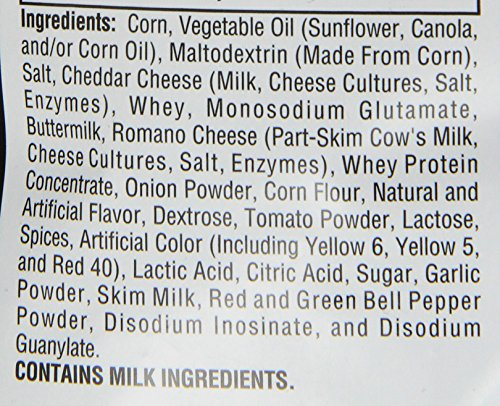
#> input picture Sample Images/doritos.jpg, 500 x 406 px, found by its file name
$ jupyter execute --allow-errors Palatio.ipynb   (shell and % lines are left out)
#> lines starting #> are read from the running program, lines starting #| are printed output that depends on the picture
# Project Palatio

# Setup and Ingest

[cell 1]
from google.colab import drive
#> (the rest of this cell did not finish here and is left out)

[cell 2]
from google.colab import auth
#> (the rest of this cell did not finish here and is left out)

[cell 3]
bucketstorage = 'palatiopage.appspot.com'

## Loading Libraries

[cell 4]
import nltk
nltk.download('popular')
#> (this line was passed over: nltk is not available in this run)

[cell 5]
import os
import pandas as pd
import numpy as np
import matplotlib.pyplot as plt
import seaborn as sns
#from pyimagesearch.transform import four_point_transform
from skimage.filters import threshold_local
import argparse
import cv2
import imutils

print('Libraries ready.')

## Loading Data

[cell 6]
import io
from google.colab import files
uploaded = files.upload()
#> the answer given: doritos.jpg

#> (a cell that did not finish here is left out)

## Exploring Data

#> (a cell that did not finish here is left out)

Our dataset has 227 unique food items, and 35 unique allergies that may be triggered by them.

#> (a cell that did not finish here is left out)

#> (a cell that did not finish here is left out)

#> (a cell that did not finish here is left out)

#> (a cell that did not finish here is left out)

#> (a cell that did not finish here is left out)

#> (a cell that did not finish here is left out)

#> (a cell that did not finish here is left out)

#> (a cell that did not finish here is left out)

## Palatio Algorithm

### Image

[cell 17]
from google.colab.patches import cv2_imshow
im_source ='/content/drive/My Drive/data/doritos.jpg'
img = cv2.imread(im_source,0)
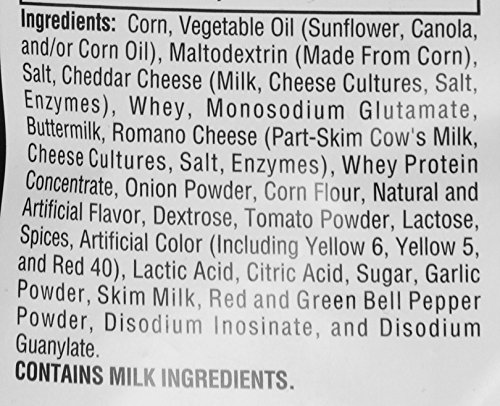
#> img: shape (406, 500); min 0, max 255, mean 191.8
cv2_imshow(img)
